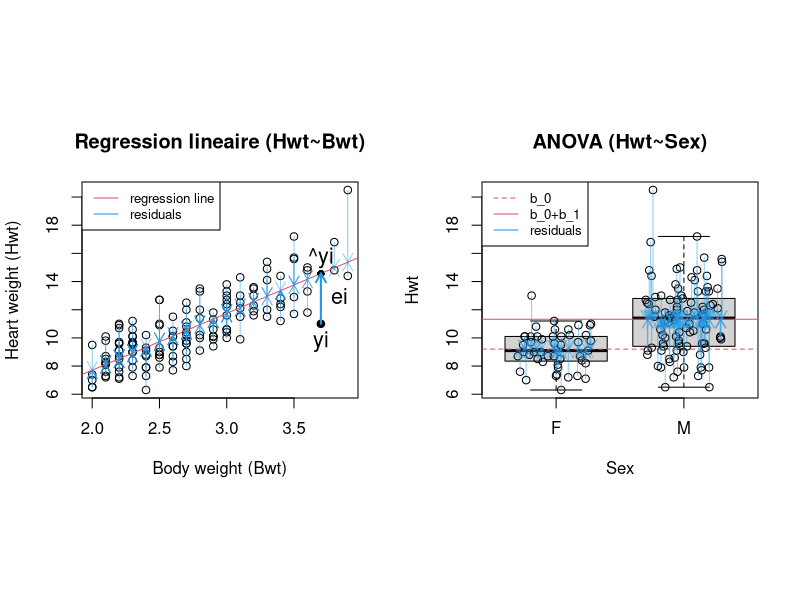

Here is the R script that generated this plot:
## ---- chunk 1
d = MASS::cats
m = lm(Hwt~Bwt, d)
layout(matrix(1:2, 1), respect=TRUE)
plot(
  m$model$Bwt, m$model$Hwt,
  xlab="Body weight (Bwt)", ylab="Heart weight (Hwt)",
  main="Regression lineaire (Hwt~Bwt)"
)
abline(m, col=2)
arrows(d$Bwt, d$Hwt, d$Bwt, d$Hwt-m$residuals, col=adjustcolor(4, alpha.f=0.5), length=0.1)

i = 140
points(m$model[i,]$Bwt, m$model[i,]$Hwt,  pch=16)
points(m$model[i,]$Bwt, d[i,]$Hwt-m$residuals[i],  pch=16)
arrows(d[i,]$Bwt, d[i,]$Hwt, d[i,]$Bwt, d[i,]$Hwt-m$residuals[i], col=4, lwd=2, length=0.1)
text(m$model[i,]$Bwt, m$model[i,]$Hwt, "yi", pos=1, cex=1.3)
text(m$model[i,]$Bwt, d[i,]$Hwt-m$residuals[i]/2,  "ei", pos=4, cex=1.3)
text(m$model[i,]$Bwt, d[i,]$Hwt-m$residuals[i],  "^yi", pos=3, cex=1.3)



legend("topleft",c("regression line", "residuals"), col=c(2,4), lty=1, cex=.8)


# plot(d$Sex, d$Hwt, main="ANOVA (Hwt~Sex)", xlab="Sex", ylab="Hwt")
boxplot(Hwt~Sex, d, main="ANOVA (Hwt~Sex)", xlab="Sex", ylab="Hwt", outline=FALSE, ylim=range(d$Hwt))
m = lm(Hwt~Sex, d)
m$coefficients
abline(h=m$coefficients[[1]] + m$coefficients[[2]], col=2)
abline(h=m$coefficients[[1]], col=2, lty=2)

x = jitter(as.numeric(d$Sex), 1.5)
points(x, d$Hwt)
arrows(x, d$Hwt, x, d$Hwt-m$residuals, col=adjustcolor(4, alpha.f=0.5), length=0.1)
legend("topleft",c("b_0", "b_0+b_1", "residuals"), col=c(2,2,4), lty=c(2,1,1), cex=.8)

# t.test
# 1 null hypothesis
# H_0: p_h==_f
# H_1: p_h!=p_f
# 2 risk
# alpha = 5%
# 3 test hypothesis
# residuals~N?
shapiro.test(d[d$Sex=="F",]$Hwt)
shapiro.test(d[d$Sex=="M",]$Hwt)
# -> OK
# 4 t.test
t.test(d[d$Sex=="F",]$Hwt, d[d$Sex=="M",]$Hwt)
anova(m)
# 5 conclusion
